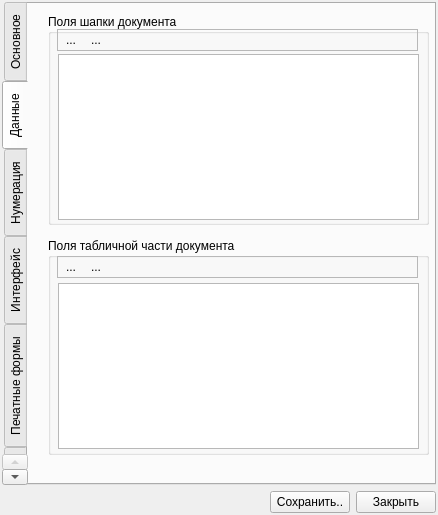
<?xml version="1.0" encoding="UTF-8"?>
<ui version="4.0">
 <class>frmDocument</class>
 <widget class="QWidget" name="frmDocument">
  <property name="geometry">
   <rect>
    <x>0</x>
    <y>0</y>
    <width>438</width>
    <height>515</height>
   </rect>
  </property>
  <property name="windowTitle">
   <string>Form</string>
  </property>
  <layout class="QVBoxLayout" name="verticalLayout">
   <property name="margin">
    <number>2</number>
   </property>
   <item>
    <widget class="QTabWidget" name="tabWidget">
     <property name="tabPosition">
      <enum>QTabWidget::West</enum>
     </property>
     <property name="currentIndex">
      <number>1</number>
     </property>
     <property name="elideMode">
      <enum>Qt::ElideNone</enum>
     </property>
     <property name="usesScrollButtons">
      <bool>true</bool>
     </property>
     <property name="documentMode">
      <bool>false</bool>
     </property>
     <property name="tabsClosable">
      <bool>false</bool>
     </property>
     <property name="movable">
      <bool>false</bool>
     </property>
     <widget class="QWidget" name="gen_tab">
      <attribute name="title">
       <string>Основное</string>
      </attribute>
      <widget class="QGroupBox" name="groupBox">
       <property name="geometry">
        <rect>
         <x>10</x>
         <y>10</y>
         <width>391</width>
         <height>226</height>
        </rect>
       </property>
       <property name="title">
        <string>Общие свойства</string>
       </property>
       <widget class="QLineEdit" name="name_">
        <property name="geometry">
         <rect>
          <x>92</x>
          <y>20</y>
          <width>289</width>
          <height>20</height>
         </rect>
        </property>
        <property name="styleSheet">
         <string notr="true">Border: 1px solid red;</string>
        </property>
        <property name="frame">
         <bool>true</bool>
        </property>
       </widget>
       <widget class="QTextEdit" name="textEdit">
        <property name="geometry">
         <rect>
          <x>90</x>
          <y>50</y>
          <width>292</width>
          <height>91</height>
         </rect>
        </property>
       </widget>
       <widget class="QLabel" name="label">
        <property name="geometry">
         <rect>
          <x>15</x>
          <y>20</y>
          <width>71</width>
          <height>20</height>
         </rect>
        </property>
        <property name="text">
         <string>Название:</string>
        </property>
       </widget>
       <widget class="QLabel" name="label_2">
        <property name="geometry">
         <rect>
          <x>15</x>
          <y>50</y>
          <width>71</width>
          <height>20</height>
         </rect>
        </property>
        <property name="text">
         <string>Описание:</string>
        </property>
       </widget>
      </widget>
     </widget>
     <widget class="QWidget" name="data_tab">
      <attribute name="title">
       <string>Данные</string>
      </attribute>
      <widget class="QGroupBox" name="groupBox_2">
       <property name="geometry">
        <rect>
         <x>20</x>
         <y>10</y>
         <width>381</width>
         <height>211</height>
        </rect>
       </property>
       <property name="title">
        <string>Поля шапки документа</string>
       </property>
       <widget class="QFrame" name="frame">
        <property name="geometry">
         <rect>
          <x>9</x>
          <y>15</y>
          <width>361</width>
          <height>22</height>
         </rect>
        </property>
        <property name="frameShape">
         <enum>QFrame::StyledPanel</enum>
        </property>
        <property name="frameShadow">
         <enum>QFrame::Plain</enum>
        </property>
        <layout class="QHBoxLayout" name="horizontalLayout_2">
         <property name="spacing">
          <number>1</number>
         </property>
         <property name="margin">
          <number>1</number>
         </property>
         <item>
          <widget class="QToolButton" name="toolButton">
           <property name="text">
            <string>...</string>
           </property>
           <property name="icon">
            <iconset resource="creator_res.qrc">
             <normaloff>:/creator_res/add</normaloff>:/creator_res/add</iconset>
           </property>
           <property name="autoRaise">
            <bool>true</bool>
           </property>
          </widget>
         </item>
         <item>
          <widget class="QToolButton" name="toolButton_2">
           <property name="text">
            <string>...</string>
           </property>
           <property name="icon">
            <iconset resource="creator_res.qrc">
             <normaloff>:/creator_res/del</normaloff>:/creator_res/del</iconset>
           </property>
           <property name="autoRaise">
            <bool>true</bool>
           </property>
           <property name="arrowType">
            <enum>Qt::NoArrow</enum>
           </property>
          </widget>
         </item>
         <item>
          <spacer name="horizontalSpacer_2">
           <property name="orientation">
            <enum>Qt::Horizontal</enum>
           </property>
           <property name="sizeHint" stdset="0">
            <size>
             <width>40</width>
             <height>20</height>
            </size>
           </property>
          </spacer>
         </item>
        </layout>
       </widget>
       <widget class="QSListWidget" name="lstFields">
        <property name="geometry">
         <rect>
          <x>10</x>
          <y>40</y>
          <width>361</width>
          <height>166</height>
         </rect>
        </property>
       </widget>
      </widget>
      <widget class="QGroupBox" name="groupBox_3">
       <property name="geometry">
        <rect>
         <x>20</x>
         <y>234</y>
         <width>381</width>
         <height>217</height>
        </rect>
       </property>
       <property name="title">
        <string>Поля табличной части документа</string>
       </property>
       <widget class="QFrame" name="frame_2">
        <property name="geometry">
         <rect>
          <x>9</x>
          <y>18</y>
          <width>361</width>
          <height>22</height>
         </rect>
        </property>
        <property name="frameShape">
         <enum>QFrame::StyledPanel</enum>
        </property>
        <property name="frameShadow">
         <enum>QFrame::Plain</enum>
        </property>
        <layout class="QHBoxLayout" name="horizontalLayout_3">
         <property name="spacing">
          <number>1</number>
         </property>
         <property name="margin">
          <number>1</number>
         </property>
         <item>
          <widget class="QToolButton" name="toolButton_3">
           <property name="text">
            <string>...</string>
           </property>
           <property name="icon">
            <iconset resource="creator_res.qrc">
             <normaloff>:/creator_res/add</normaloff>:/creator_res/add</iconset>
           </property>
           <property name="autoRaise">
            <bool>true</bool>
           </property>
          </widget>
         </item>
         <item>
          <widget class="QToolButton" name="toolButton_4">
           <property name="text">
            <string>...</string>
           </property>
           <property name="icon">
            <iconset resource="creator_res.qrc">
             <normaloff>:/creator_res/del</normaloff>:/creator_res/del</iconset>
           </property>
           <property name="autoRaise">
            <bool>true</bool>
           </property>
           <property name="arrowType">
            <enum>Qt::NoArrow</enum>
           </property>
          </widget>
         </item>
         <item>
          <spacer name="horizontalSpacer_3">
           <property name="orientation">
            <enum>Qt::Horizontal</enum>
           </property>
           <property name="sizeHint" stdset="0">
            <size>
             <width>40</width>
             <height>20</height>
            </size>
           </property>
          </spacer>
         </item>
        </layout>
       </widget>
       <widget class="QSListWidget" name="lstTblFields">
        <property name="geometry">
         <rect>
          <x>10</x>
          <y>45</y>
          <width>361</width>
          <height>166</height>
         </rect>
        </property>
       </widget>
      </widget>
     </widget>
     <widget class="QWidget" name="number_tab">
      <attribute name="title">
       <string>Нумерация</string>
      </attribute>
     </widget>
     <widget class="QWidget" name="ifase_tab">
      <attribute name="title">
       <string>Интерфейс</string>
      </attribute>
     </widget>
     <widget class="QWidget" name="print_tab">
      <attribute name="title">
       <string>Печатные формы</string>
      </attribute>
     </widget>
     <widget class="QWidget" name="tab">
      <attribute name="title">
       <string>Модуль</string>
      </attribute>
     </widget>
    </widget>
   </item>
   <item>
    <layout class="QHBoxLayout" name="horizontalLayout">
     <item>
      <spacer name="horizontalSpacer">
       <property name="orientation">
        <enum>Qt::Horizontal</enum>
       </property>
       <property name="sizeHint" stdset="0">
        <size>
         <width>40</width>
         <height>20</height>
        </size>
       </property>
      </spacer>
     </item>
     <item>
      <widget class="QPushButton" name="save_button">
       <property name="text">
        <string>Сохранить..</string>
       </property>
      </widget>
     </item>
     <item>
      <widget class="QPushButton" name="close_button">
       <property name="text">
        <string>Закрыть</string>
       </property>
      </widget>
     </item>
    </layout>
   </item>
  </layout>
 </widget>
 <customwidgets>
  <customwidget>
   <class>QSListWidget</class>
   <extends>QListWidget</extends>
   <header>qslistwidget.h</header>
  </customwidget>
 </customwidgets>
 <resources>
  <include location="creator_res.qrc"/>
 </resources>
 <connections/>
</ui>
